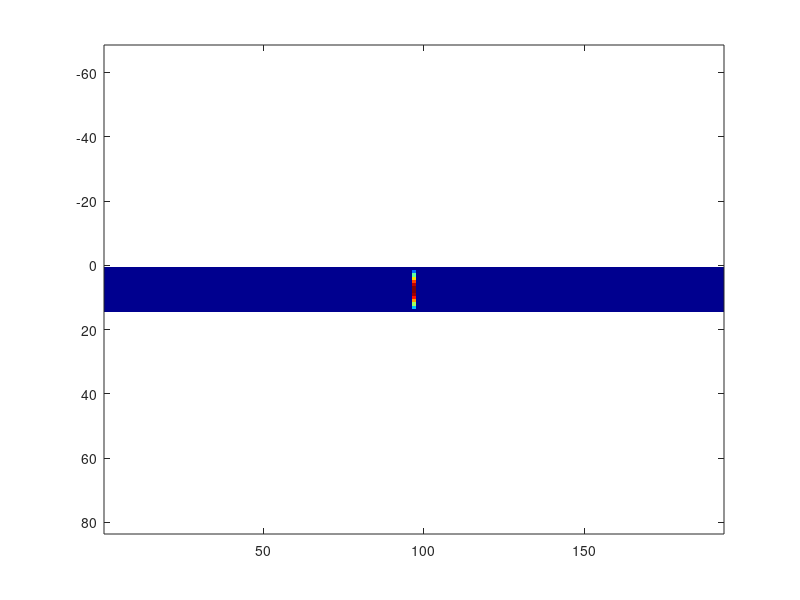

Write MATLAB code to recreate this figure. (Note: this script raises an error after producing the figure.)
c = 3e8;
f = 2.5e9;
lambda = c / f;
T = 1/f;

e0 = 8.85418781762e-12;
m0 = 1.256637061436e-6;

% ζητούμενη διάσταση κ/ου
b = c / (2*3e9);

% βήμα διακριτοποίησης
dx = lambda / 32;
dy = dx;

% όρια χώρου
Xmax = 6 * lambda;
Ymax = b;

Xn = round(Xmax / dx);
Yn = round(Ymax / dy);

% χρόνος
dt_c = dx / (sqrt(2)*c);
dt = 0.99*dt_c;
Tmax = 5*T;
Tn = round(Tmax / dt);

% αρχικοποίηση πινάκων
Ez = zeros(Xn+1, Yn+1);

e(1:(Xn+1),1:(Yn+1)) = e0;
sigma = zeros(Xn+1, Yn+1);

Hx = zeros(Xn+1, Yn);
Hy = zeros(Xn, Yn+1);

m = m0;
sigma_m = 0;

% σταθερές για υπολογισμό των συνιστοσών πεδίων
Ca = ( 1 - (sigma*dt)./(2*e) ) ./ ( 1 + (sigma*dt)./(2*e) );
Cb = (dt) ./ ( e*dx.*( 1 +  (sigma*dt)./(2*e) ) );

Da = ( 1 - (sigma_m*dt)/(2*m) ) / ( 1 + (sigma_m*dt)/(2*m) );
Db = (dt) / ( m*dy*( 1 +  (sigma_m*dt)/(2*m) ) );

% video_filename = 'FDTD_waveguide_animation2c.mp4';
% v = VideoWriter(video_filename, 'MPEG-4');
% v.FrameRate = 10;
% v.Quality = 80; 
% 
% open(v); 
% 
% fig = figure('Name', 'FDTD Recording', 'Color', 'w');
% axis tight; 
% colormap('jet');

figure('Name', 'FDTD TM Waveguide Propagation', 'Color', 'w');
title('Διάδοση κύματος @2.5GHz, Δt=0.99Δt_c');
axis tight;
colormap('jet');

% loop ενημέρωσης πινάκων
for n = 1:Tn
    % loop Ez
    for i = 2:Xn
        for j = 2:Yn
            Ez(i, j) = Ca(i, j) * Ez(i, j) + Cb(i, j) * ( (Hy(i, j) - Hy(i-1, j)) - Hx(i, j) + Hx(i, j-1) );
        end
    end
    
    % προσθήκη άμεσης πηγής στη μέση του χώρου (έστω Α0=1)
    i_source = Xn/2 + 1;
    j = 2:Yn;
    Ez(i_source, j) = 1* sin(pi*(j-1)*dy/b)*sin(2*pi*f*n*dt);
    
    % loop Hx
    for i = 1:Xn
        for j = 1:Yn
            Hx(i,j) = Da * Hx(i,j) - Db * (Ez(i, j+1) - Ez(i,j));
        end
    end
    
    % loop Hy
    for i = 1:Xn
        for j = 2:Yn
            Hy(i,j) = Da * Hy(i,j) + Db * (Ez(i+1, j) - Ez(i,j));
        end
    end

    % recording_step_interval = 3;
    % if mod(n, recording_step_interval) == 0
    % 
    %     imagesc(Ez');
    %     title('Διάδοση κύματος @2.5GHz, Δt=0.99Δt_c')
    %     axis equal tight; 
    %     clim([-1, 1]); 
    %     frame = getframe(fig);
    %     writeVideo(v, frame);
    % end

    imagesc(Ez');
    axis equal tight;
    clim([-1, 1]);
    drawnow;

end
% close(v); 
% 
% disp(['Το βίντεο αποθηκεύτηκε ως: ' video_filename]);
